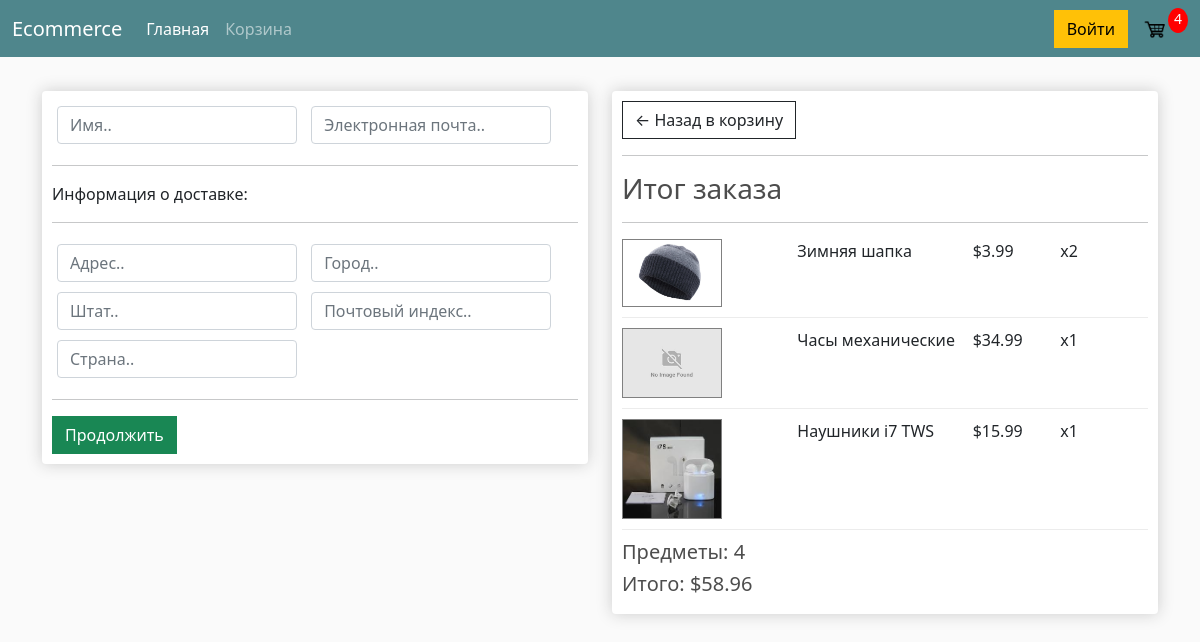
Screenshot of /checkout/ (signed in) with the database file from the repository.
### store/models.py (models this page shows, shortened)
class Customer(models.Model):
	user = models.OneToOneField(User, null=True, blank=True, on_delete=models.CASCADE)
	name = models.CharField(max_length = 200, null=True)
	email = models.CharField(max_length=200, null=True)
	class Meta:
		verbose_name = "Клиент"
		verbose_name_plural = "Клиенты"

class Order(models.Model):
	customer = models.ForeignKey(Customer, on_delete=models.SET_NULL, null=True, blank=True)
	date_ordered = models.DateTimeField(auto_now_add = True)
	complete = models.BooleanField(default = False)
	transaction_id = models.CharField(max_length = 200, null = True)
	@property
	def get_cart_total(self):
		orderitems = self.orderitem_set.all()
		total = sum([item.get_total for item in orderitems])
		return total
	@property
	def get_cart_items(self):
		orderitems = self.orderitem_set.all()
		total = sum([item.quantity for item in orderitems])
		return total
	class Meta:
		verbose_name = "Заказ"
		verbose_name_plural = "Заказы"

class OrderItem(models.Model):
	product = models.ForeignKey(Product, on_delete = models.SET_NULL, null = True)
	order = models.ForeignKey(Order, on_delete = models.SET_NULL, null = True)
	quantity = models.PositiveSmallIntegerField(default = 0, null = True, blank = True)
	date_added = models.DateTimeField(auto_now_add = True)
	@property
	def get_total(self):
		total = self.product.price * self.quantity
		return total
	class Meta:
		verbose_name = "Продукт при заказе"
		verbose_name_plural = "Продукты при заказе"

class Product(models.Model):
	name = models.CharField("Название", max_length=255, null=True)
	price = models.FloatField("Цена")
	image = models.ImageField("Картинка",upload_to="products/", null = True, blank = True)
	draft = models.BooleanField("Черновик",default = False)
	def imageURL(self):
		try:
			url = self.image.url
		except:
			url = ''
		return url
	class Meta:
		verbose_name = "Продукт"
		verbose_name_plural = "Продукты"

### store/views.py (the view)
# urls.py: path("checkout/", views.checkout, name="checkout"),
def checkout(request):
	order, items = get_order_and_items(request)
	context = {
		"items": items,
		"order": order,
	}
	return render(request, "store/checkout.html", context)

### store/store_services.py (called while the page is built)
def get_order_and_items(request, getCartItems = False):
	if request.user.is_authenticated:
		customer = request.user.customer
		order, created = Order.objects.get_or_create(customer=customer, complete=False)
		items = order.orderitem_set.all()
		cartItems = order.get_cart_items
	else:
		items = []
		order = {"get_cart_total": 0, "get_cart_items": 0,}
		cartItems = order["get_cart_items"]
	if getCartItems:
		return cartItems
	return order, items

### store/templatetags/store_tags.py (called while the page is built)
@register.simple_tag()
def get_items_in_cart(request):
	return get_order_and_items(request, getCartItems = True)

### store/templates/store/checkout.html (shortened to what this page needs)
{% extends 'base.html' %}
{% load static %}
{% block content %}
<div class="row">
	<div class="col-lg-6">
		<div class="box-element" id="form-wrapper">
			<form id="form">
				<div id="user-info">
					<div class="form-field">
						<input type="text" class="form-control" name="name" placeholder="Имя.." required>
					</div>
					<div class="form-field">
						<input type="email" class="form-control" name="email" placeholder="Электронная почта.." required>
					</div>
				</div>
				<div id="shipping-info">
					<hr>
					<p>Информация о доставке:</p>
						<hr>
						<div class="form-field">
							<input class="form-control" type="text" name="address" placeholder="Адрес..">
						</div>
						<div class="form-field">
							<input class="form-control" type="text" name="city" placeholder="Город..">
						</div>
						<div class="form-field">
							<input class="form-control" type="text" name="state" placeholder="Штат..">
						</div>
						<div class="form-field">
							<input class="form-control" type="text" name="zipcode" placeholder="Почтовый индекс..">
						</div>
						<div class="form-field">
							<input class="form-control" type="text" name="country" placeholder="Страна..">
						</div>
				</div>
				<hr>
				<input id="form-button" type="submit" value="Продолжить" class="btn btn-success btn-block">
			</form>
		</div>
		<br>
	</div>
	<div class="col-lg-6">
		<div class="box-element">
			<a href="{% url 'cart' %}" class="btn btn-outline-dark">&#x2190; Назад в корзину</a>
			<hr>
			<h3>Итог заказа</h3>
			<hr>
			{% for item in items %}
				<div class="cart-row">
					<div style="flex: 2;">
						{% if item.product.imageURL %}
							<img src="{{ item.product.imageURL }}"
							class="row-image" style="border: 1px solid gray;">
						{% else %}
							<img src="{% static 'img/no-image-found.png' %}"
							class="row-image" style="border: 1px solid gray;">
						{% endif %}
					</div>
					<div style="flex: 2;"><p>{{ item.product.name }}</p></div>
					<div style="flex: 1;"><p>${{ item.product.price|floatformat:2 }}</p></div>
					<div style="flex: 1;"><p>x{{ item.quantity }}</p></div>
				</div>
			{% endfor %}
			<h5>Предметы: {{ order.get_cart_items }}</h5>
			<h5>Итого: ${{ order.get_cart_total|floatformat:2 }}</h5>
		</div>
	</div>
</div>
{% endblock %}

### store/templates/base.html (shortened to what this page needs)
<!DOCTYPE html>
{% load static %}
<html>
<head>
	<link href="https://cdn.jsdelivr.net/npm/bootstrap@5.0.0-beta1/dist/css/bootstrap.min.css" rel="stylesheet">
	<link rel="stylesheet" type="text/css" href="{% static 'css/style.css' %}">
</head>
<body>
<nav class="navbar navbar-expand-lg navbar-dark bg-dark">
  <div class="container-fluid">
    <a class="navbar-brand" href="{% url 'store' %}">Ecommerce</a>
    <div class="collapse navbar-collapse" id="navbarSupportedContent">
      <ul class="navbar-nav me-auto mb-2 mb-lg-0">
        <li class="nav-item">
          <a class="nav-link active" aria-current="page" href="{% url 'store' %}">Главная</a>
        </li>
        <li class="nav-item">
          <a class="nav-link" href="{% url 'cart' %}">Корзина</a>
        </li>
      </ul>
      <a href="/admin" class="btn btn-warning">Войти</a>
      <a href="{% url 'cart' %}">
      	<img src="{% static 'img/cart-icon.png' %}" id="cart-icon">
      </a>
      {% load store_tags %}
      <p id="cart-total"> {% get_items_in_cart request=request %} </p>
    </div>
  </div>
</nav>
<div class="container">
	<br>
	{% block content %}
	{% endblock %}
</div>
</body>
</html>

### static/css/style.css (style rules this page uses)
body { background-color: hsl(0, 0%, 98%); }
h1,h2,h3,h4,h5,h6 { color:hsl(0, 0%, 30%); }
.box-element { box-shadow:hsl(0, 0%, 80%) 0 0 16px; background-color: #fff; border-radius: 4px; padding: 10px; }
.bg-dark { background-color: #4f868c!important; }
#cart-icon { width:25px; display: inline-block; margin-left: 15px; }
#cart-total { display: block; text-align: center; color:#fff; background-color: red; width: 20px; height: 25px; border-radius: 50%; font-size: 14px; }
.col-lg-4, .col-lg-6, .col-lg-8, .col-lg-12 { margin-top: 10px; }
.btn { border-radius: 0; }
.row-image { width: 100px; }
.form-field { width:250px; display: inline-block; padding: 5px; }
.cart-row { display: flex; align-items: flex-stretch; padding-bottom: 10px; margin-bottom: 10px; border-bottom: 1px solid #ececec; }

### rows the page displays
OrderItem: product.imageURL (picture), product.name "Зимняя шапка", product.price "3.99", quantity "2"
OrderItem: product.name "Часы механические", product.price "34.99", quantity "1"
OrderItem: product.imageURL (picture), product.name "Наушники i7 TWS", product.price "15.99", quantity "1"
Order: get_cart_items "4", get_cart_total "58.96"
